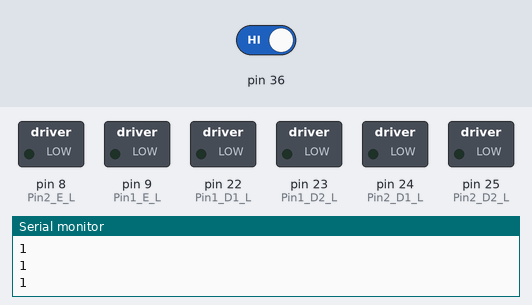
Recording of a sketch running on a simulated Arduino Mega 2560, built with avr-gcc and run on an emulated ATmega2560. On the bench: switched loads named in the sketch (green lamp = pin HIGH), the last lines printed to the serial monitor. The inputs (shaded band) are chosen by the test bench; at power-on: pin 36 HIGH.

Above: at 1.8 s.
1.9 s: pin 36 driven LOW
At 2.8 s:
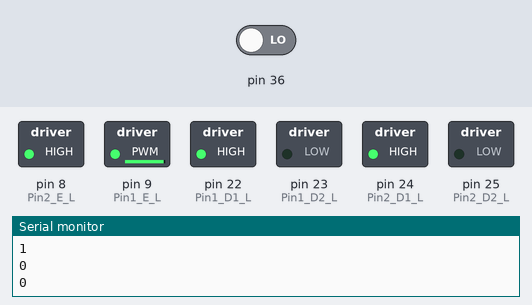
Timing chart, 0 to 4.9 s (numbered marks = the images above; inputs shaded):
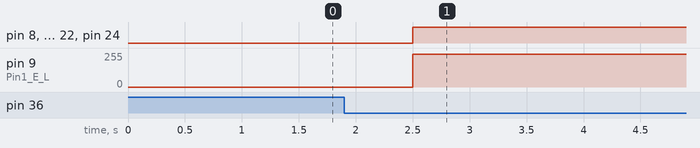

Measured:
- after the input at 1.9 s, pin 8 (Pin2_E_L), pin 22 (Pin1_D1_L), pin 24 (Pin2_D1_L): LOW → HIGH after 0.60 s; pin 9 (Pin1_E_L): 0/255 → 245/255 after 0.60 s

The sketch:

bst_motordriver.ino
```cpp
#define Pin1_D1_L  22 //lpwm 1
#define Pin1_D2_L  23 //rpwm 1
#define Pin1_E_L   9 //pwm enable 1

#define Pin2_D1_L  24 //lpwm 2
#define Pin2_D2_L  25 //rpwm 2
#define Pin2_E_L   8 //pwm enable 2

#define backIR1 30
#define backIR2 31
#define frontIR1 32
#define frontIR2 34


void setup()
{
  //attachInterrupt(digitalPinToInterrupt(18),motor1_stop,RISING);

  Serial.begin(9600);
  pinMode(Pin1_D1_L, OUTPUT);
  pinMode(Pin1_D2_L, OUTPUT);
  pinMode(Pin1_E_L, OUTPUT);
  motor1_stop();

  pinMode(Pin2_D1_L, OUTPUT);
  pinMode(Pin2_D2_L, OUTPUT);
  pinMode(Pin2_E_L, OUTPUT);
  motor2_stop();

  pinMode(frontIR1,INPUT);
  pinMode(frontIR2,INPUT);
  pinMode(backIR1,INPUT);
  pinMode(backIR2,INPUT);

}
////////////////////////MAIN PROGRAM////////////
void loop()
{
 // motor1_stop();   delay(1000);
 // motor1_cw();
 // motor2_cw();     delay(3000);
 // motor1_stop();   delay(1000);
 // motor1_ccw();     delay(1000);

  boolean onPanelf1 = digitalRead(36);
  Serial.println(onPanelf1);
  delay(500);
  if(!onPanelf1){

    motor1_cw();
    motor2_cw();
  }

  if(onPanelf1){
    motor1_stop();
    motor2_stop();
  }

}
////////////MOTOR SECTION////////////
void motor1_cw()
{
  analogWrite(Pin1_E_L, 245);
  digitalWrite(Pin1_D1_L, HIGH);
  digitalWrite(Pin1_D2_L, LOW);
}

void motor1_ccw()
{
  analogWrite(Pin1_E_L, 255); //0-255
  digitalWrite(Pin1_D1_L, LOW);
  digitalWrite(Pin1_D2_L, HIGH);
}

void motor1_stop()
{
  digitalWrite(Pin1_D1_L, LOW);
  digitalWrite(Pin1_D2_L, LOW);
  analogWrite(Pin1_E_L, 0);
}
void motor2_cw()
{
  analogWrite(Pin2_E_L, 255);
  digitalWrite(Pin2_D1_L, HIGH);
  digitalWrite(Pin2_D2_L, LOW);
}

void motor2_ccw()
{
  analogWrite(Pin2_E_L, 255); //0-255
  digitalWrite(Pin2_D1_L, LOW);
  digitalWrite(Pin2_D2_L, HIGH);
}

void motor2_stop()
{
  digitalWrite(Pin2_D1_L, LOW);
  digitalWrite(Pin2_D2_L, LOW);
  analogWrite(Pin2_E_L, 0);
}

////////SENSOR SECTION/////////
boolean readSensor(int sensorPin){
  boolean onPanel = true;
  int sensorState = digitalRead(sensorPin);
  if(sensorState == 1){
    Serial.println(sensorState);
    onPanel = false;
  }
  return onPanel;
}
```
